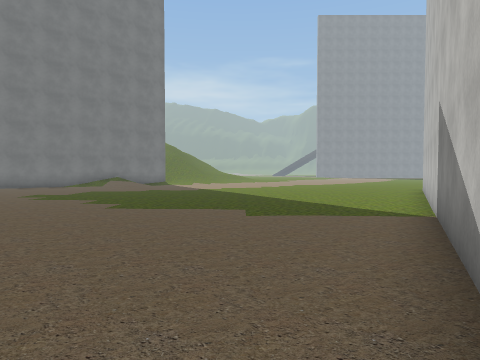
View 1 (above)

22 first-person views from a walk through a scene from a Unity 3-D project. The camera is 1.5 m above the floor, tilts 2° down and sees 75° across. The floor is counted in squares, 2 m on a side. Each view is taken from the middle of a square. On the plan, view 1 faces up. The plan holds only what a view shows up to about 10 squares ahead; the rest is blank. The place goes on beyond the plan. The player is left out. Some surface patterns are stand-ins.

View 2
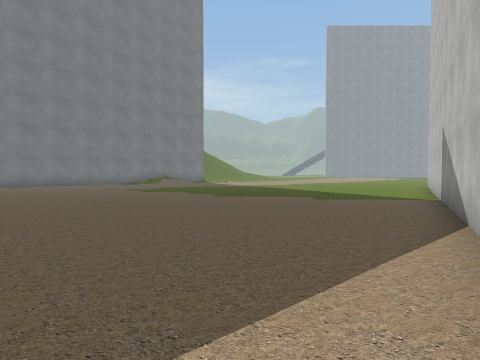

View 3
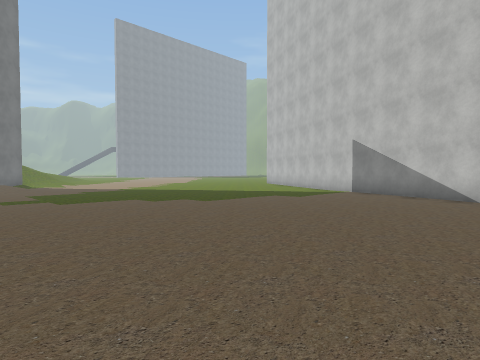

View 4
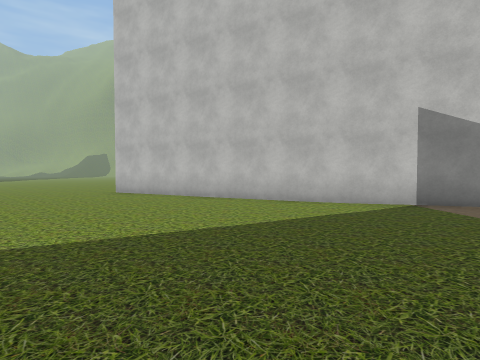

View 5
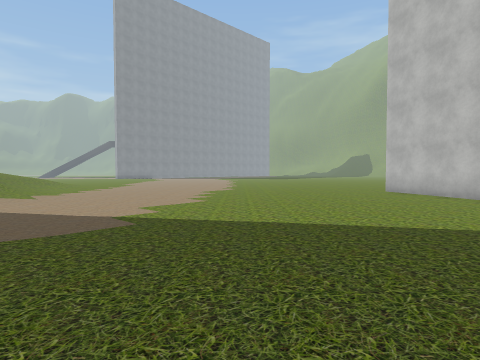

View 6
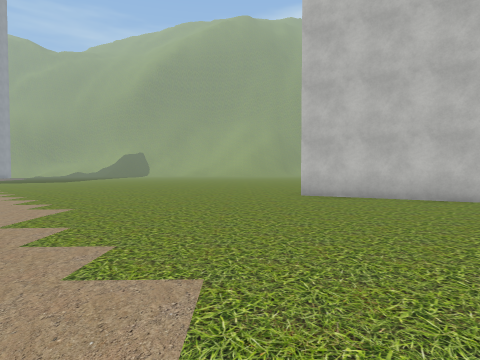

View 7
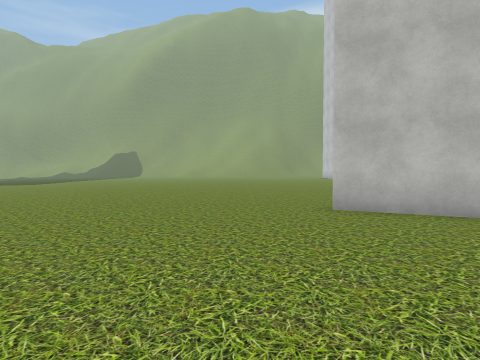

View 8
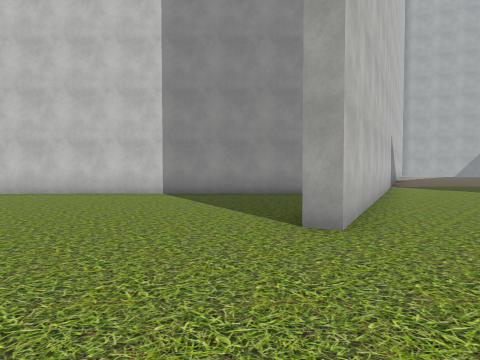

View 9
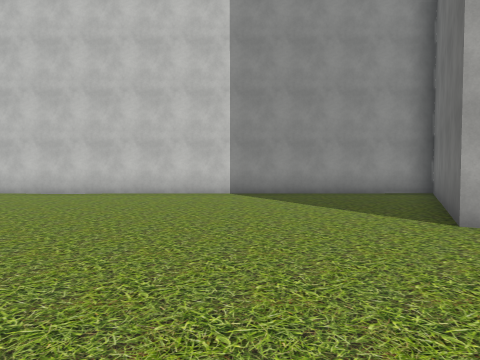

View 10
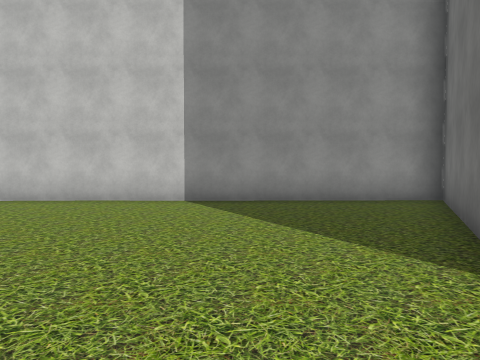

View 11
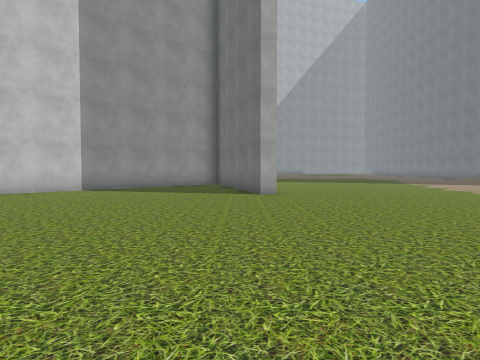

View 12
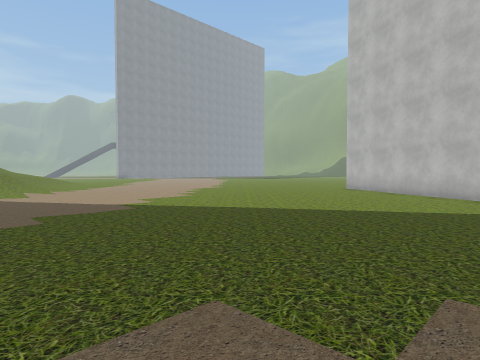

View 13
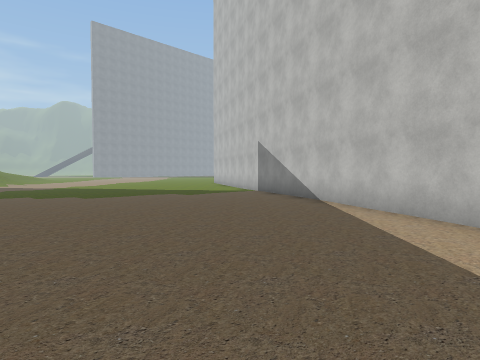

View 14
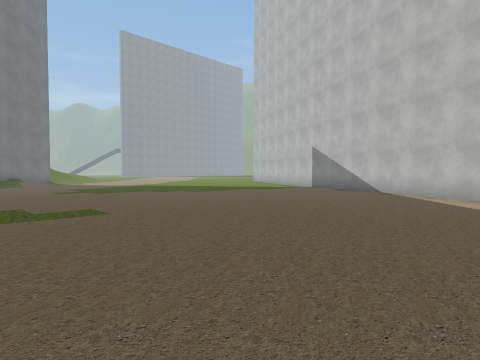

View 15
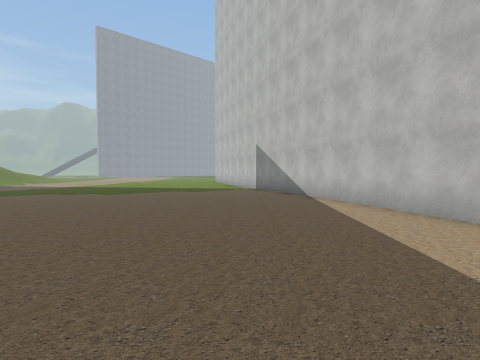

View 16
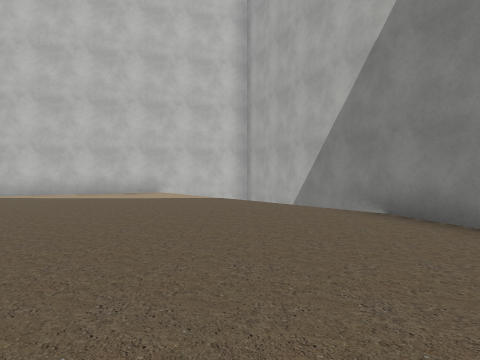

View 17
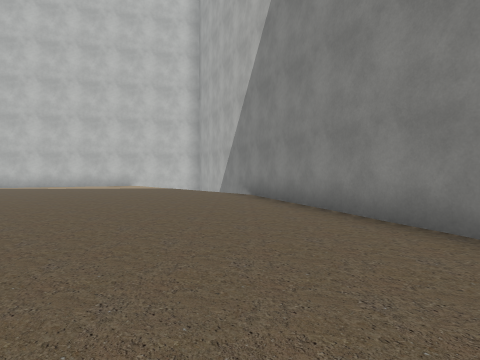

View 18
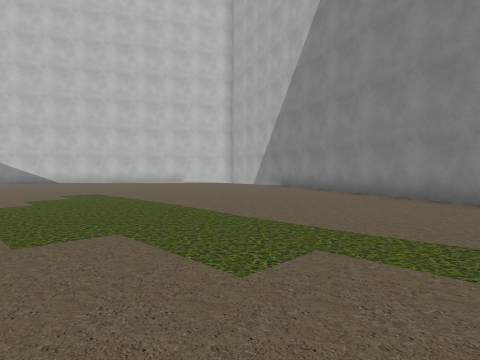

View 19
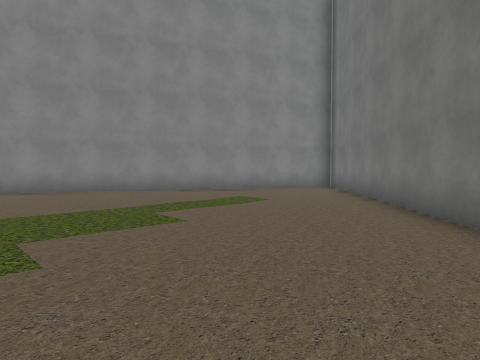

View 20
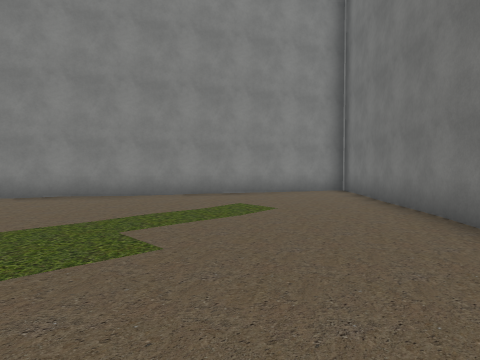

View 21
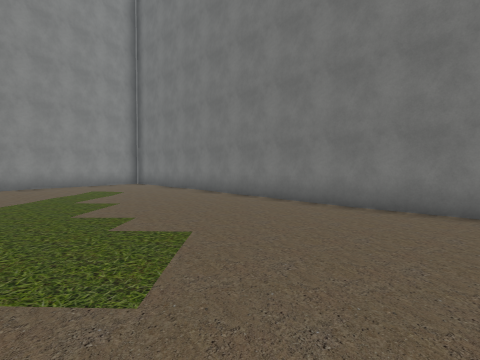

View 22
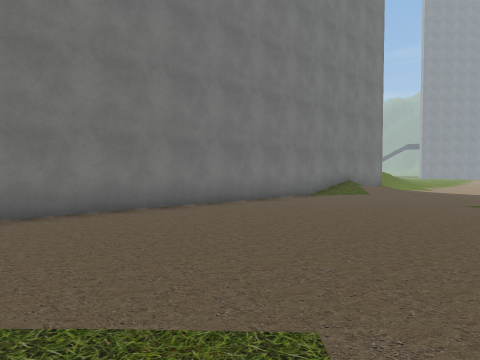

### Floor plan
Key: @ floor where view 1 was taken; # wall or solid block; . main floor; : floor 0.25 m higher than the main floor; - floor 0.25 m lower than the main floor; / step, stairs or slope.
Columns run from 24 left of view 1 to 15 right of it. Each row starts with its distance up from view 1.
 20                      //.     -------.
 19                      /..-   ------......
 18                      ....-..............
 17                     ....................
 16                     ....................
 15               ##..//....................
 14              ##........................
 13             ##..................#......
 12            ##..................##.......
 11           ##...................#........
 10          ##...................##........
  9        ## ....................#.........
  8       ##.::..................##.........
  7      ##::::::::::::::........###########
  6     ##::::::::::::::::......##
  5    ##:::::::::::::::::::.:.##
  4   ##:::::::::::::::::::::::#
  3  ##:::::::::::::::::::::::##
  2 ##::::::::::::::::::::::::#
  1  ####::::::::::::::::::::##
  0     ###:::::::::::::::::@#
 -1       ###:::::::::::::::##
 -2         ###:::::::::::::#
 -3           ###::::::::::##
 -4             ###:::::::##
 -5               #####

Positions as (right, up) in squares from view 1, and headings:
1: (0, 0), facing up
2: (-2, -3), facing up
3: (-8, 0), facing up-right
4: (-3, 9), facing right
5: (-4, 9), facing up-right
6: (-1, 15), facing right
7: (2, 15), facing right
8: (9, 17), facing down
9: (11, 17), facing down
10: (10, 15), facing down
11: (15, 19), facing down-left
12: (-5, 7), facing up-right
13: (-6, -3), facing up-right
14: (-10, -3), facing up-right
15: (-7, -4), facing up-right
16: (-11, 1), facing down-right
17: (-15, 2), facing down-right
18: (-17, 6), facing down-right
19: (-13, 8), facing down-left
20: (-14, 7), facing down-left
21: (-9, 7), facing left
22: (-11, 5), facing up
